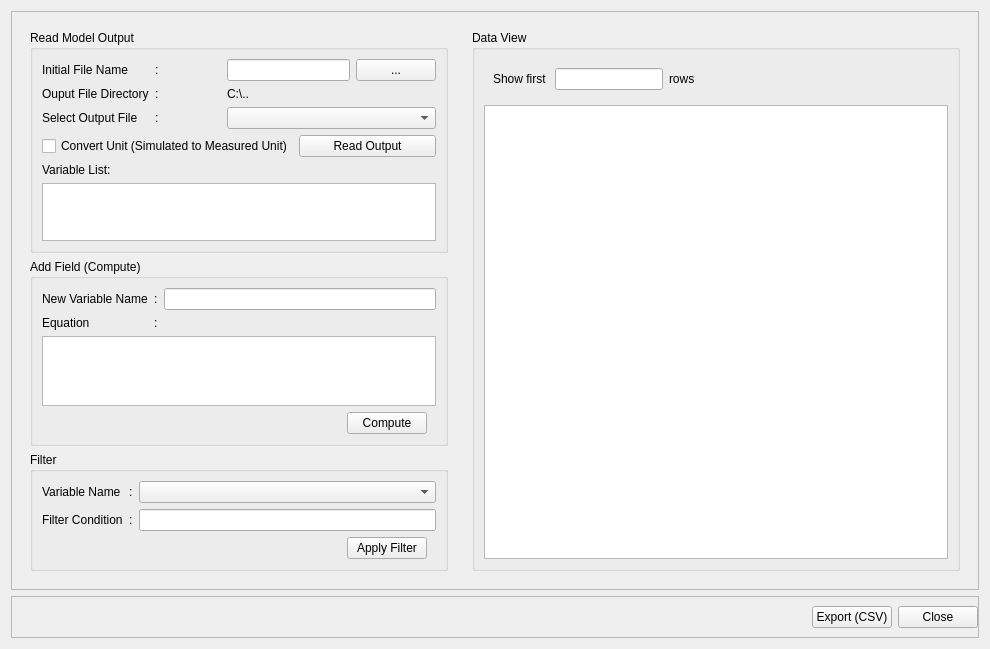
<?xml version="1.0" encoding="UTF-8"?>
<ui version="4.0">
 <class>FormReadOutput</class>
 <widget class="QWidget" name="FormReadOutput">
  <property name="geometry">
   <rect>
    <x>0</x>
    <y>0</y>
    <width>990</width>
    <height>649</height>
   </rect>
  </property>
  <property name="minimumSize">
   <size>
    <width>990</width>
    <height>649</height>
   </size>
  </property>
  <property name="windowTitle">
   <string>Read Output</string>
  </property>
  <layout class="QGridLayout" name="gridLayout">
   <item row="0" column="0">
    <widget class="QFrame" name="frame">
     <property name="frameShape">
      <enum>QFrame::StyledPanel</enum>
     </property>
     <property name="frameShadow">
      <enum>QFrame::Plain</enum>
     </property>
     <layout class="QGridLayout" name="gridLayout_2" columnstretch="0,5" columnminimumwidth="0,5">
      <item row="0" column="0">
       <widget class="QFrame" name="frame_2">
        <property name="frameShape">
         <enum>QFrame::NoFrame</enum>
        </property>
        <property name="frameShadow">
         <enum>QFrame::Raised</enum>
        </property>
        <layout class="QGridLayout" name="gridLayout_9">
         <property name="sizeConstraint">
          <enum>QLayout::SetDefaultConstraint</enum>
         </property>
         <item row="0" column="0">
          <widget class="QGroupBox" name="groupBoxReadOutput">
           <property name="title">
            <string>Read Model Output</string>
           </property>
           <layout class="QGridLayout" name="gridLayout_4">
            <item row="1" column="2" colspan="3">
             <widget class="QLabel" name="lableOutputFileDirectory">
              <property name="lineWidth">
               <number>1</number>
              </property>
              <property name="text">
               <string>C:\..</string>
              </property>
              <property name="wordWrap">
               <bool>true</bool>
              </property>
             </widget>
            </item>
            <item row="1" column="0">
             <widget class="QLabel" name="labelOutputDirectory">
              <property name="text">
               <string>Ouput File Directory</string>
              </property>
             </widget>
            </item>
            <item row="1" column="1">
             <widget class="QLabel" name="lblColon_3">
              <property name="text">
               <string>:</string>
              </property>
             </widget>
            </item>
            <item row="0" column="4">
             <widget class="QPushButton" name="buttonBrowseInitFile">
              <property name="text">
               <string>...</string>
              </property>
             </widget>
            </item>
            <item row="0" column="0">
             <widget class="QLabel" name="lblInitialFileName">
              <property name="text">
               <string>Initial File Name</string>
              </property>
             </widget>
            </item>
            <item row="0" column="1">
             <widget class="QLabel" name="lblColon">
              <property name="text">
               <string>:</string>
              </property>
             </widget>
            </item>
            <item row="0" column="2" colspan="2">
             <widget class="QLineEdit" name="txtInitFile"/>
            </item>
            <item row="2" column="0">
             <widget class="QLabel" name="lblOutputFiles">
              <property name="text">
               <string>Select Output File</string>
              </property>
             </widget>
            </item>
            <item row="2" column="1">
             <widget class="QLabel" name="lblColon_2">
              <property name="text">
               <string>:</string>
              </property>
             </widget>
            </item>
            <item row="3" column="0" colspan="3">
             <widget class="QCheckBox" name="checkBoxUnitConversion">
              <property name="text">
               <string>Convert Unit (Simulated to Measured Unit)</string>
              </property>
             </widget>
            </item>
            <item row="4" column="0" colspan="3">
             <widget class="QLabel" name="lblVariableSelection">
              <property name="text">
               <string>Variable List:</string>
              </property>
             </widget>
            </item>
            <item row="2" column="2" colspan="3">
             <widget class="QComboBox" name="comboOutputFiles"/>
            </item>
            <item row="3" column="3" colspan="2">
             <widget class="QPushButton" name="buttonRead">
              <property name="text">
               <string>Read Output</string>
              </property>
             </widget>
            </item>
            <item row="5" column="0" colspan="5">
             <widget class="QListWidget" name="listAllVariable">
              <property name="selectionMode">
               <enum>QAbstractItemView::SingleSelection</enum>
              </property>
             </widget>
            </item>
           </layout>
          </widget>
         </item>
         <item row="1" column="0">
          <widget class="QGroupBox" name="groupBoxComputeField">
           <property name="title">
            <string>Add Field (Compute)</string>
           </property>
           <layout class="QGridLayout" name="gridLayout_6">
            <item row="0" column="0">
             <widget class="QLabel" name="labelNewVariableName">
              <property name="text">
               <string>New Variable Name</string>
              </property>
             </widget>
            </item>
            <item row="0" column="1">
             <widget class="QLabel" name="lblColon_4">
              <property name="text">
               <string>:</string>
              </property>
             </widget>
            </item>
            <item row="0" column="2">
             <widget class="QLineEdit" name="lineEditNewVariableName"/>
            </item>
            <item row="1" column="0">
             <widget class="QLabel" name="labelEquation">
              <property name="text">
               <string>Equation</string>
              </property>
             </widget>
            </item>
            <item row="1" column="1">
             <widget class="QLabel" name="lblColon_5">
              <property name="text">
               <string>:</string>
              </property>
             </widget>
            </item>
            <item row="2" column="0" colspan="3">
             <widget class="QTextEdit" name="textEditEquation"/>
            </item>
            <item row="3" column="0" colspan="3">
             <widget class="QFrame" name="frame_5">
              <property name="frameShape">
               <enum>QFrame::NoFrame</enum>
              </property>
              <property name="frameShadow">
               <enum>QFrame::Raised</enum>
              </property>
              <layout class="QGridLayout" name="gridLayout_7" columnstretch="2,0">
               <property name="topMargin">
                <number>0</number>
               </property>
               <property name="bottomMargin">
                <number>0</number>
               </property>
               <item row="0" column="0">
                <widget class="QFrame" name="frame_8">
                 <property name="frameShape">
                  <enum>QFrame::NoFrame</enum>
                 </property>
                 <property name="frameShadow">
                  <enum>QFrame::Raised</enum>
                 </property>
                </widget>
               </item>
               <item row="0" column="1">
                <widget class="QPushButton" name="buttonCompute">
                 <property name="text">
                  <string>Compute</string>
                 </property>
                </widget>
               </item>
              </layout>
             </widget>
            </item>
           </layout>
          </widget>
         </item>
         <item row="2" column="0">
          <widget class="QGroupBox" name="groupBoxFilter">
           <property name="title">
            <string>Filter</string>
           </property>
           <layout class="QGridLayout" name="gridLayout_8">
            <property name="sizeConstraint">
             <enum>QLayout::SetDefaultConstraint</enum>
            </property>
            <item row="0" column="0">
             <widget class="QLabel" name="labelFilterVariableName">
              <property name="text">
               <string>Variable Name</string>
              </property>
             </widget>
            </item>
            <item row="0" column="1">
             <widget class="QLabel" name="lblColon_6">
              <property name="text">
               <string>:</string>
              </property>
             </widget>
            </item>
            <item row="0" column="2">
             <widget class="QComboBox" name="comboBoxFilterVariable"/>
            </item>
            <item row="1" column="0">
             <widget class="QLabel" name="labelFilterCondition">
              <property name="text">
               <string>Filter Condition</string>
              </property>
             </widget>
            </item>
            <item row="1" column="1">
             <widget class="QLabel" name="lblColon_7">
              <property name="text">
               <string>:</string>
              </property>
             </widget>
            </item>
            <item row="1" column="2">
             <widget class="QLineEdit" name="lineEditFilterCondition"/>
            </item>
            <item row="2" column="0" colspan="3">
             <widget class="QFrame" name="frame_9">
              <property name="frameShape">
               <enum>QFrame::NoFrame</enum>
              </property>
              <property name="frameShadow">
               <enum>QFrame::Raised</enum>
              </property>
              <layout class="QHBoxLayout" name="horizontalLayout_2" stretch="2,0">
               <property name="topMargin">
                <number>0</number>
               </property>
               <property name="bottomMargin">
                <number>0</number>
               </property>
               <item>
                <widget class="QFrame" name="frame_10">
                 <property name="frameShape">
                  <enum>QFrame::NoFrame</enum>
                 </property>
                 <property name="frameShadow">
                  <enum>QFrame::Raised</enum>
                 </property>
                </widget>
               </item>
               <item>
                <widget class="QPushButton" name="buttonFilter">
                 <property name="text">
                  <string>Apply Filter</string>
                 </property>
                </widget>
               </item>
              </layout>
             </widget>
            </item>
           </layout>
          </widget>
         </item>
        </layout>
       </widget>
      </item>
      <item row="0" column="1">
       <widget class="QFrame" name="frame_3">
        <property name="frameShape">
         <enum>QFrame::NoFrame</enum>
        </property>
        <property name="frameShadow">
         <enum>QFrame::Raised</enum>
        </property>
        <layout class="QGridLayout" name="gridLayout_3">
         <item row="0" column="0">
          <widget class="QGroupBox" name="groupBoxData">
           <property name="title">
            <string>Data View</string>
           </property>
           <layout class="QGridLayout" name="gridLayout_5" rowstretch="0,6" rowminimumheight="0,6">
            <item row="1" column="0">
             <widget class="QTableWidget" name="tableData"/>
            </item>
            <item row="0" column="0">
             <widget class="QFrame" name="frame_6">
              <property name="frameShape">
               <enum>QFrame::NoFrame</enum>
              </property>
              <property name="frameShadow">
               <enum>QFrame::Raised</enum>
              </property>
              <layout class="QHBoxLayout" name="horizontalLayout_3" stretch="0,0,0,3">
               <item>
                <widget class="QLabel" name="label">
                 <property name="text">
                  <string>Show first </string>
                 </property>
                </widget>
               </item>
               <item>
                <widget class="QLineEdit" name="txtSRowCount"/>
               </item>
               <item>
                <widget class="QLabel" name="label_2">
                 <property name="text">
                  <string>rows</string>
                 </property>
                </widget>
               </item>
               <item>
                <widget class="QFrame" name="frame_7">
                 <property name="frameShape">
                  <enum>QFrame::NoFrame</enum>
                 </property>
                 <property name="frameShadow">
                  <enum>QFrame::Raised</enum>
                 </property>
                </widget>
               </item>
              </layout>
             </widget>
            </item>
           </layout>
          </widget>
         </item>
        </layout>
       </widget>
      </item>
     </layout>
    </widget>
   </item>
   <item row="1" column="0">
    <widget class="QFrame" name="frame_11">
     <property name="frameShape">
      <enum>QFrame::StyledPanel</enum>
     </property>
     <property name="frameShadow">
      <enum>QFrame::Raised</enum>
     </property>
     <layout class="QHBoxLayout" name="horizontalLayout_4" stretch="4,0,0">
      <property name="leftMargin">
       <number>0</number>
      </property>
      <property name="rightMargin">
       <number>0</number>
      </property>
      <item>
       <widget class="QFrame" name="frame_12">
        <property name="frameShape">
         <enum>QFrame::NoFrame</enum>
        </property>
        <property name="frameShadow">
         <enum>QFrame::Raised</enum>
        </property>
       </widget>
      </item>
      <item>
       <widget class="QPushButton" name="buttonExportCSV">
        <property name="text">
         <string>Export (CSV)</string>
        </property>
       </widget>
      </item>
      <item>
       <widget class="QPushButton" name="buttonClose">
        <property name="text">
         <string>Close</string>
        </property>
       </widget>
      </item>
     </layout>
    </widget>
   </item>
  </layout>
 </widget>
 <resources/>
 <connections/>
</ui>
